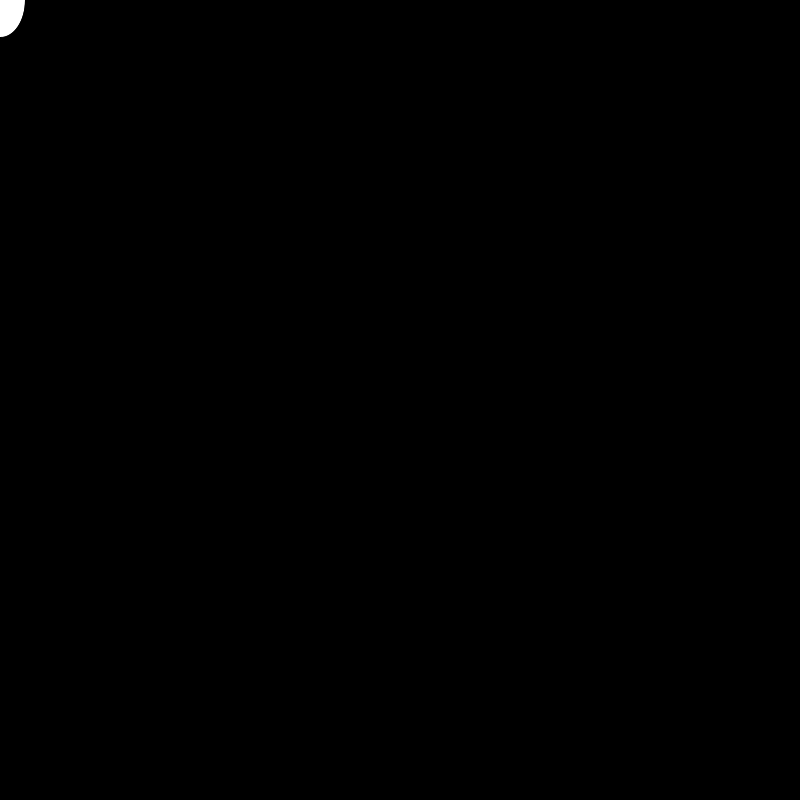
Frame 1 (no input)
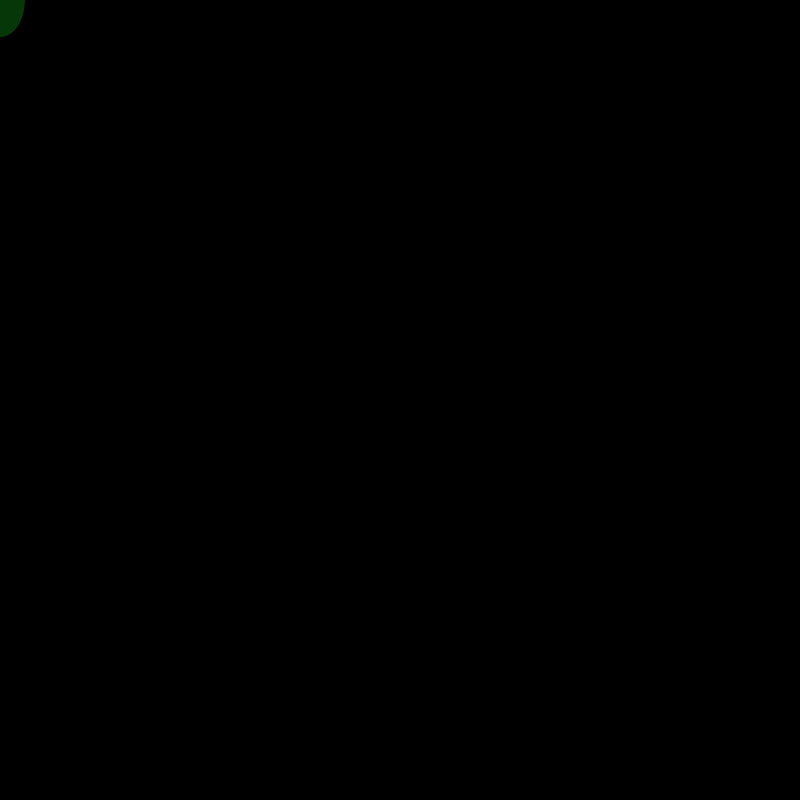
Frame 60 (the mouse pressed at the canvas centre just before this capture)
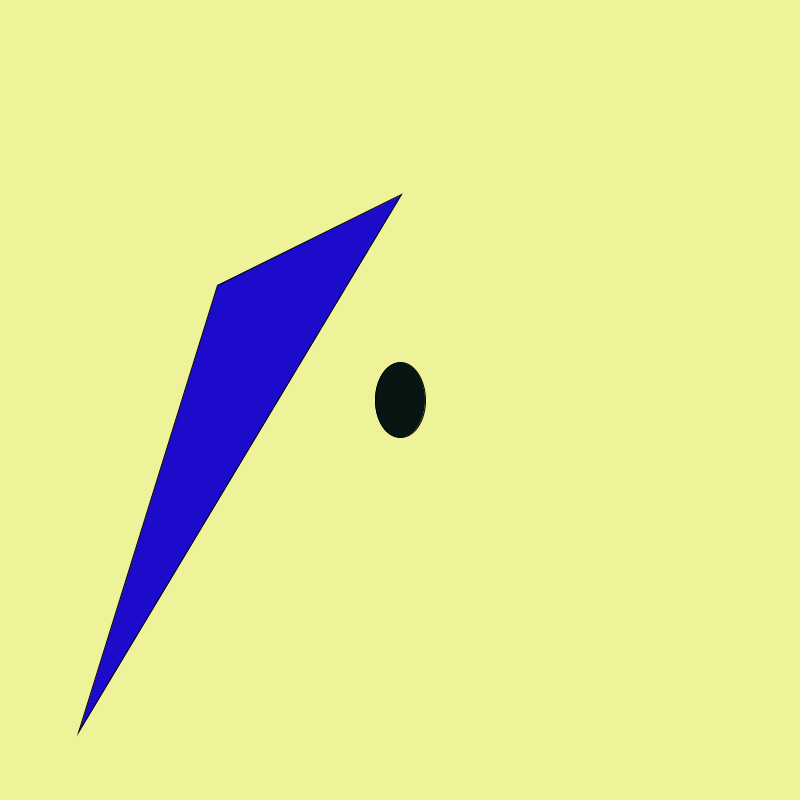
Frame 120 (the mouse held since frame 60 and released just before this capture)

The Processing sketch that drew these frames (run headless with seeded random() and noise(); from frame 60 on, the mouse is pressed at the canvas centre):

// Processing sketch: processing_168252
// ── processing_168252.pde

boolean birting = false;

void setup(){
  size(800,800);
}

             
void draw()
{
  if (mousePressed){
  background(random(200,255),random(100,250),random(25,250));
  ellipse(mouseX,mouseY,50,75);
  fill(random(1,255),random(1,75),random(1,250));
}
else
{ 
  background(0,0,0);  
  ellipse(mouseX,mouseY,50,75);
  fill(5,55,9); 
}
if (mouseX >= 400){
  birting = true;
}
else{
  birting = false;
}

if(birting){triangle(random(1,1000),random(1,1000),random(1,1000),random(1,1000),random(1,1000),random(1,1000));
fill(random(1,235),random(1,155),random(1,025));
}

}
